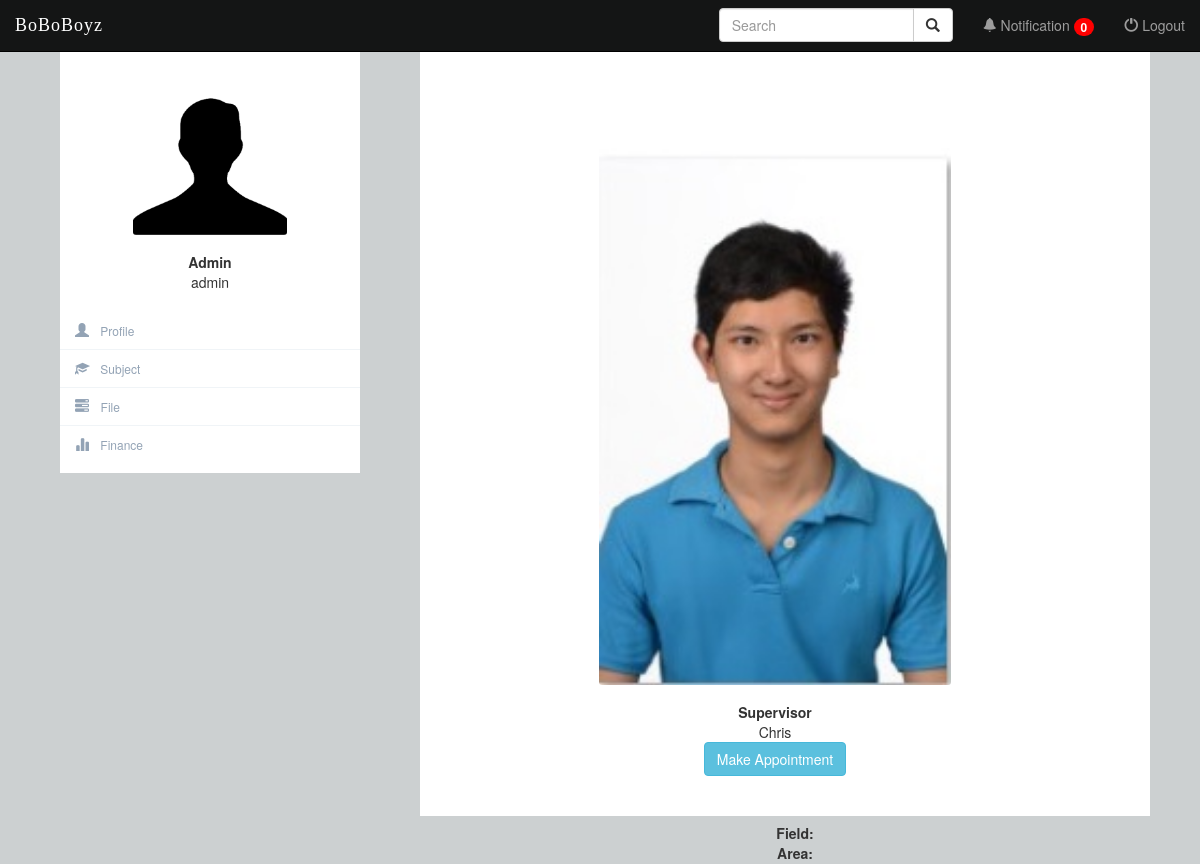
Page /profile/Chris/ (signed in) on the earlier database version.
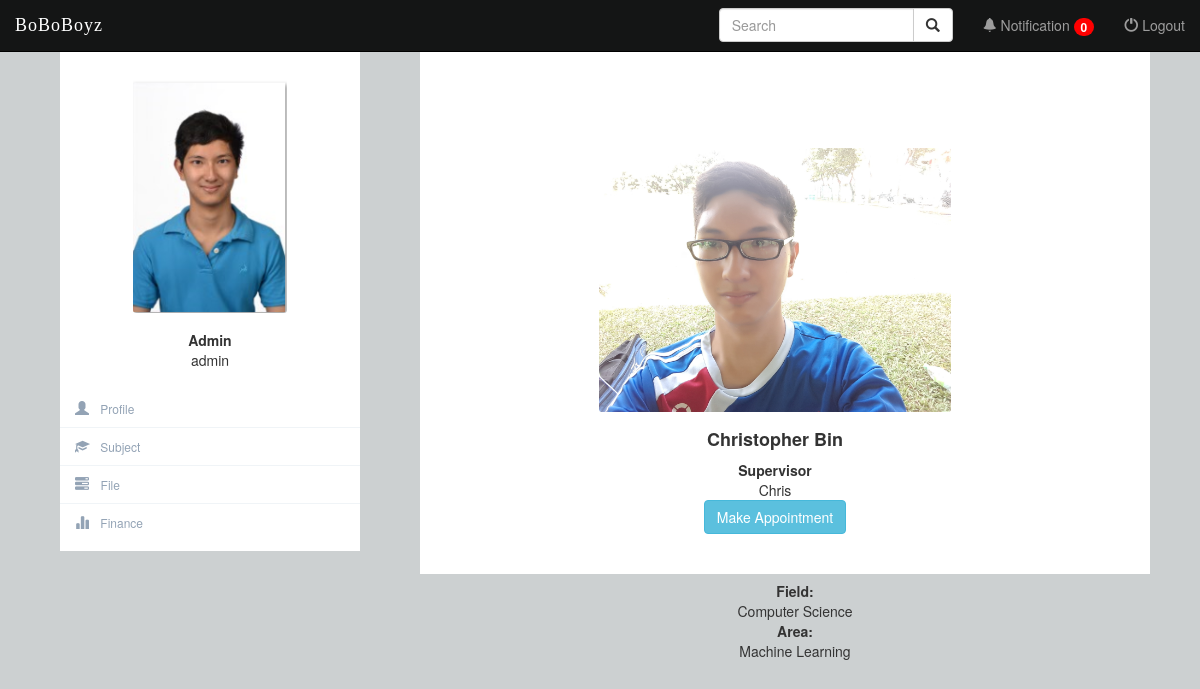
Same page on the later database version.
### Profile/models.py (models this page shows, shortened)
class BaseProfile(models.Model):
    USER_TYPES = (
        ('Admin', 'Admin'),
        ('Supervisor', 'Supervisor'),
        ('Student', 'Student'),
    )
    GENDERS = (
        ('Female', 'Female'),
        ('Male', 'Male'),
    )
    user = models.OneToOneField(settings.AUTH_USER_MODEL, primary_key=True)
    user_dob = models.DateField(null=True, blank=True, verbose_name="Date of Birth")
    user_gender = models.CharField(choices=GENDERS, verbose_name="Gender", max_length=6)
    user_address = models.TextField(max_length=500, verbose_name="Address")
    user_photo = models.FileField(default="", verbose_name="Profile Picture", null=True, blank=True)
    user_type = models.CharField(choices=USER_TYPES, verbose_name="User Type", max_length=10)
    user_area = models.ForeignKey(Area, blank=True, null=True, on_delete=models.CASCADE, verbose_name="Area")
    class Meta:
        abstract = True

class Students(models.Model):
    STUDENT_TYPE = (
        ('By Research', 'By Research'),
        ('By Coursework', 'By Coursework'),
    )
    STATUS = (
        ('Active', 'Active'),
        ('Terminated', 'Terminated'),
        ('Graduated', 'Graduated'),
    )
    PROGRESS = (
        ('None', 'None'),
        ('Proposal Defense', 'Proposal Defense'),
        ('Work Completion Seminar', 'Work Completion Seminar'),
        ('Thesis Examination', 'Thesis Examination'),
        ('Viva Voce', 'Viva Voce'),
        ('Completed', 'Completed'),
    )
    user_status = models.CharField(choices=STATUS, verbose_name="Academic Status", default='Active', max_length=10)
    user_feesOwed = models.DecimalField(verbose_name="Outstanding Payment", max_digits=7,decimal_places=2,default=0)
    stud_type = models.CharField(choices=STUDENT_TYPE, verbose_name="Student Type", blank=True, null=True, max_length=13)
    br_title = models.CharField(max_length=100, verbose_name="Research Title", unique=True, null=True, blank=True)
    br_progress = models.CharField(choices=PROGRESS, verbose_name="Research Progress", default='None', max_length=23)
    bc_cgpa = MinMaxFloat(min_value=0.0, max_value=4.0, verbose_name="CGPA", default=0.0)
    class Meta:
        abstract = True

class Supervisor(models.Model):
    class Meta:
        abstract = True

class Profile(BaseProfile, Students, Supervisor):
    pass

class Area(models.Model):
    a_name = models.CharField(max_length=500, verbose_name="Area Name")
    a_field = models.ForeignKey(Field, on_delete=models.CASCADE)

class Field(models.Model):
    f_name = models.CharField(max_length=500, verbose_name="Field Name")

### Profile/views.py (the view, shortened to what this page needs)
# urls.py: url(r'^profile/(?P<username>\w+)/$', views.profile, name='profile'),
def profile(request, username):
    if not request.user.is_authenticated():
        return render(request, 'Profile/login.html')
    else:
        profile = Profile.objects.get(pk=request.user.id)
        target_profile = Profile.objects.get(user__username=username)
        try:
            application = Application.objects.get(app_student=request.user.id)
        except Application.DoesNotExist:
            application = None
        all_profiles = Profile.objects.all().filter(
            Q(user_type="Supervisor") | Q(user_type="Student")
        ).distinct()
        query = request.GET.get("q")
        if profile.user_type == 'Supervisor':
            approved_app = Appointment.objects.filter(lecID=profile.user)
        else:
            approved_app = Appointment.objects.filter(Q(stuID=profile.user) | Q(status="Pending"))
        return render(request, 'Profile/profile_student.html', {'profile': profile, 'target_profile': target_profile, 'application': application, 'approved_app': approved_app,})

### Profile/templates/Profile/profile_student.html (shortened to what this page needs)
{% extends 'Profile/side_bar.html' %}
{% block content %}
{% load staticfiles %}
<link rel="stylesheet" type="text/css" href="{% static 'Profile/css/progress-bar.css' %}" />
<div class="profile-content-head">
    <div class="profile-content-head">
        <div class="profile-userpic">
            <center>
                <button type="button" class="btn btn-userpic">
                    {% if target_profile.user_photo %}
                        <img src="{{ target_profile.user_photo.url }}" class="img-responsive" alt="">
                    {% else %}
                        <img src="{% static 'Profile/image/default.png' %}" class="img-responsive" alt="">
                    {% endif %}
                </button>
            </center>
        </div>
        <div class="profile-usertitle">
            <h4><strong>{{ target_profile.user.first_name }} {{ target_profile.user.last_name }}</strong></h4>
            <div>
                <strong>
                    {% if target_profile.user_type == 'Student' %}
                        {% if target_profile.stud_type == 'By Research' %}
                            Research Student
                        {% elif target_profile.stud_type == 'By Coursework'%}
                            Coursework Student
                        {% endif %}
                    {% else %}
                        {{ target_profile.user_type }}
                    {% endif %}
                </strong>
            </div>
            <div>
                {{ target_profile.user.username }}
            </div>
            <div>
                {% if target_profile.user_type == 'Supervisor' %}
                    <button type="button" class="btn btn-info" data-toggle="modal" data-target="#appointmentModal">Make Appointment</button>
                {% endif %}
            </div>
    	</div>
    </div>
</div>
<div>
    <div class="profile-usertitle">
        {% if target_profile.user_type == 'Supervisor' or target_profile.stud_type == 'By Research' %}
	        <div>
	            <strong>Field:</strong>
	        </div>
	        <div>
	            {{ target_profile.user_area.a_field.f_name }}
	        </div>
	        <div>
	            <strong>Area:</strong>
	        </div>
	        <div>
	            {{ target_profile.user_area.a_name }}
	        </div>
        {% endif %}
    </div>
</div>
{% endblock %}

### Profile/templates/Profile/side_bar.html (shortened to what this page needs)
{% extends 'Profile/navigation_bar.html' %}
{% block body %}
{% load staticfiles %}
<div class="container-fluid">
	<div class="row profile">
		<div class="col-md-4 col-sm-4 hidden-xs ">
			<div class="profile-sidebar col-md-3 col-sm-3" id="profile-sidebar">
				<div class="profile-userpic">
					<center>
						<button type="button" class="btn btn-userpic">
							{% if profile.user_photo %}
								<img src="{{ profile.user_photo.url }}" class="img-responsive" alt="">
							{% else %}
								<img src="{% static 'Profile/image/default.png' %}" class="img-responsive" alt="">
							{% endif %}
						</button>
					</center>
				</div>
				<div class="profile-usertitle">
					<div>
						<strong>
							{% if profile.user_type == 'Student' %}
								{% if profile.stud_type == 'By Research' %}
									Research Student
								{% elif profile.stud_type == 'By Coursework'%}
									Coursework Student
								{% endif %}
							{% else %}
								{{ profile.user_type }}
							{% endif %}
						</strong>
					</div>
					<div>
						{{ profile.user.username }}
					</div>
				</div>
				<div class="profile-usermenu">
					<ul class = "nav navbar-fixed-left">
						<li {% if request.resolver_match.url_name == 'home' %}class="active"{% endif %}>
							<a href="{% url 'Profile:home' %}">
							<span class= "glyphicon glyphicon-user"></span>
							Profile</a>
						</li>
						<li {% if request.resolver_match.url_name == 'subject' %}class="active"{% endif %}>
							<a href="{% url 'subject:subject' %}">
							<span class= "glyphicon glyphicon-education"></span>
							Subject</a>
						</li>
						<li {% if request.resolver_match.url_name == 'file' %}class="active"{% endif %}>
							<a href="{% url 'file:file' %}">
							<span class= "glyphicon glyphicon-tasks"></span>
							File</a>
						</li>
						<li  {% if request.resolver_match.url_name == 'account' %}class="active"{% endif %}>
							<a href="{% url 'Transaction:account' %}">
							<span class= "glyphicon glyphicon-stats"></span>
							Finance</a>
						</li>
					</ul>
				</div>
			</div>
		</div>
		<div class="col-md-8 col-sm-8 col-xs-12">
			{% block content %}
			{% endblock %}
		</div>
	</div>
</div>
{% endblock %}

Differences in the rows shown:
changed Profile "Admin": user_photo: picture added
changed Profile "Supervisor": user_photo: a different picture; user.first_name (not shown) → "Christopher"; user.last_name (not shown) → "Bin"; user_area.a_field.f_name (not shown) → "Computer Science"; user_area.a_name (not shown) → "Machine Learning"
